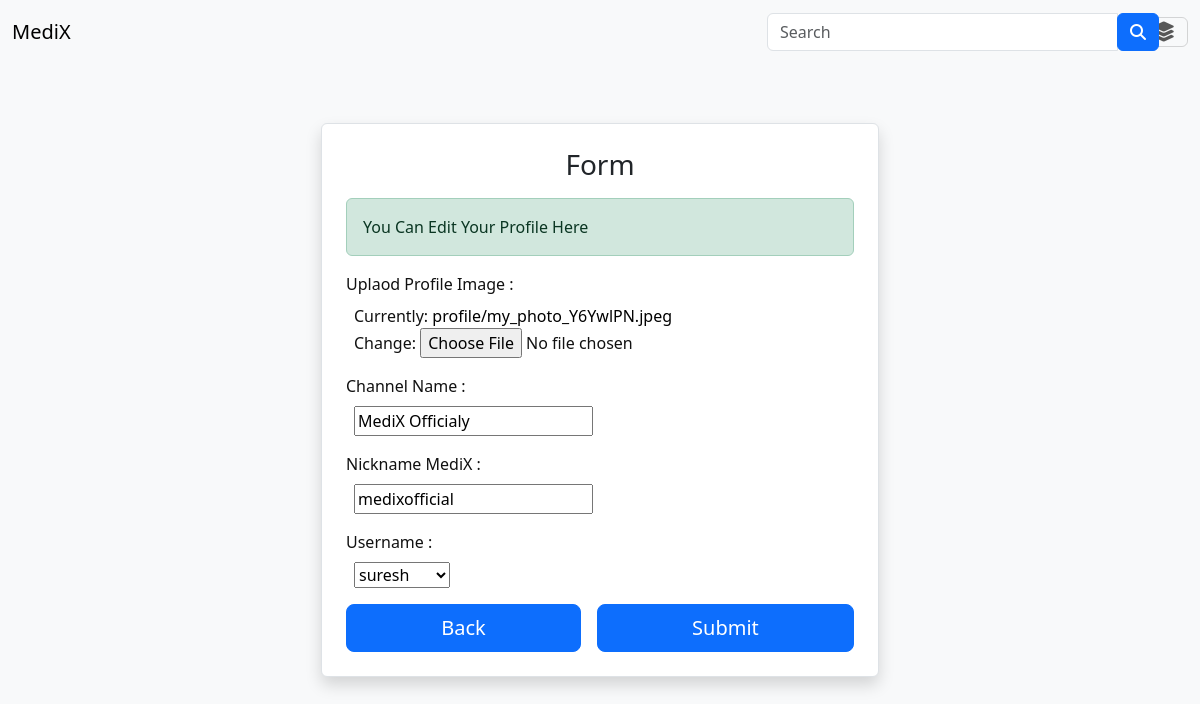
The app's page /user-edit-profile/ (signed in), older data.
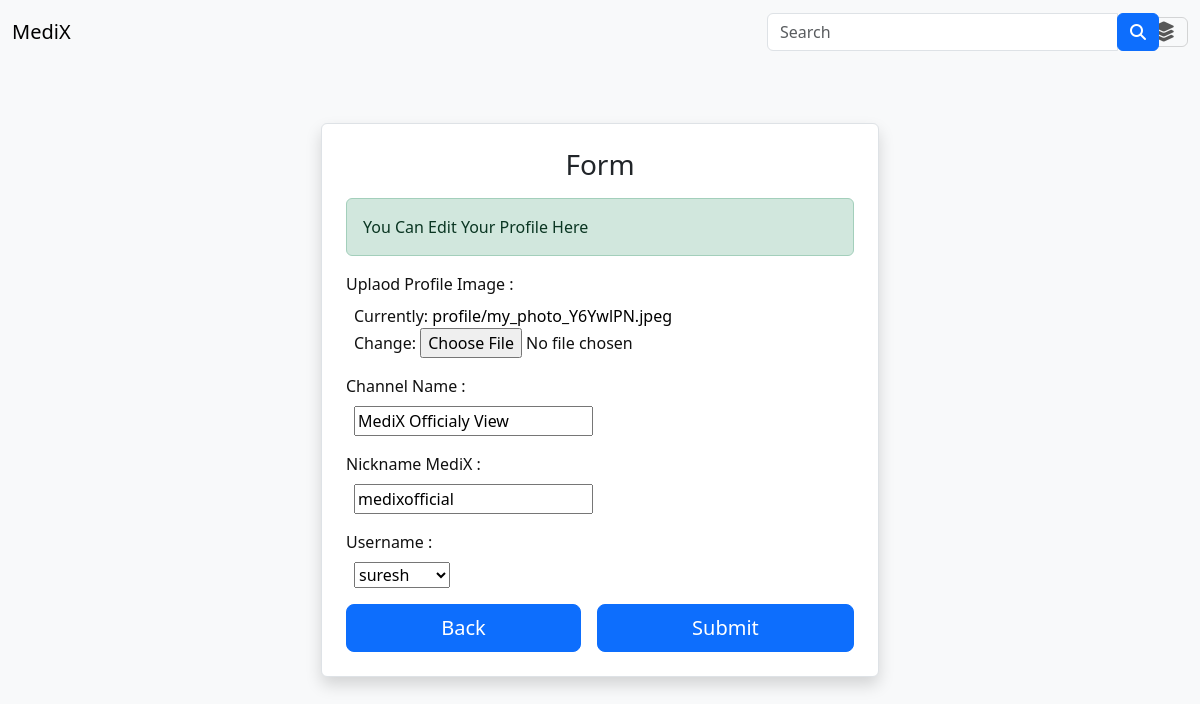
The same page, newer data.
### users/models.py (models this page shows, shortened)
class ProfileDetails(models.Model):
    Profile_Image = models.ImageField(default='profile/user_profile.jpg', upload_to='profile/', max_length=2000)
    NamesUser = models.OneToOneField(User, on_delete=models.CASCADE, default='Your Profile')
    Channel_Name = models.CharField(max_length=100, default='MediX User Profile')
    uName = models.CharField(max_length=100, default='yourmedix')

### users/views.py (the view, shortened to what this page needs)
# urls.py: path('user-edit-profile/', views.ProfileEdit, name='edit_profile'),
def ProfileEdit(request):
    if request.user.is_authenticated:
        if request.method == 'GET':
            messages.success(request,'You Can Edit Your Profile Here')
        user_profile = ProfileDetails.objects.get(NamesUser=request.user)
        form = ProfileForm(request.POST or None, request.FILES or None, instance=user_profile)  # Pre-fill form with existing data
        v1 = form.instance.uName
        context = {'form': form}
        return render(request, 'editProfile.html', context)
    return redirect('login')

### users/forms.py
class ProfileForm(forms.ModelForm):
    class Meta:
        model = ProfileDetails
        fields = ['Profile_Image', 'NamesUser', 'Channel_Name', 'uName']

### templates/editProfile.html (shortened to what this page needs)
{% extends 'base.html' %}
{% block body %}
<div class="container d-flex justify-content-center align-items-center min-vh-100 bg-light">
    <div class="p-4 border rounded shadow bg-white w-50">
        <h2 class="text-center text-dark fs-3">Form</h2>
        <form method="POST" class="mt-3" enctype="multipart/form-data">
            {% if messages %}
                {% for message in messages %}
                    <div class="alert alert-{{ message.tags }}">
                        {{ message }}
                    </div>
                {% endfor %}
            {% endif %}
                <div class="mb-3">
                    <label for="{{ field.id_for_label }}" class="form-label">Uplaod Profile Image :</label>
                    <div class="d-inline-block ms-2 w-100">{{ form.Profile_Image }}</div>
                </div>
                <div class="mb-3">
                    <label for="{{ field.id_for_label }}" class="form-label">Channel Name :</label>
                    <div class="d-inline-block ms-2 w-100">{{ form.Channel_Name }}</div>
                </div>
                <div class="mb-3">
                    <label for="{{ field.id_for_label }}" class="form-label">Nickname MediX :</label>
                    <div class="d-inline-block ms-2 w-100">{{ form.uName }}</div>
                </div>
                <div class="mb-3">
                    <label for="{{ field.id_for_label }}" class="form-label">Username :</label>
                    <div class="d-inline-block ms-2 w-100">{{ form.NamesUser }}</div>
                </div>
                <div class="d-flex gap-3 mt-3">
                    <a class="btn btn-primary btn-lg flex-grow-1" href="{% url 'home' %}">Back</a>
                    <button type="submit" class="btn btn-primary btn-lg flex-grow-1">Submit</button>
                </div>
        </form>
    </div>
</div>
{% endblock %}

Row changes from the older to the newer data that the page shows:
changed ProfileDetails "medixofficial": Channel_Name "MediX Officialy" → "MediX Officialy View"
